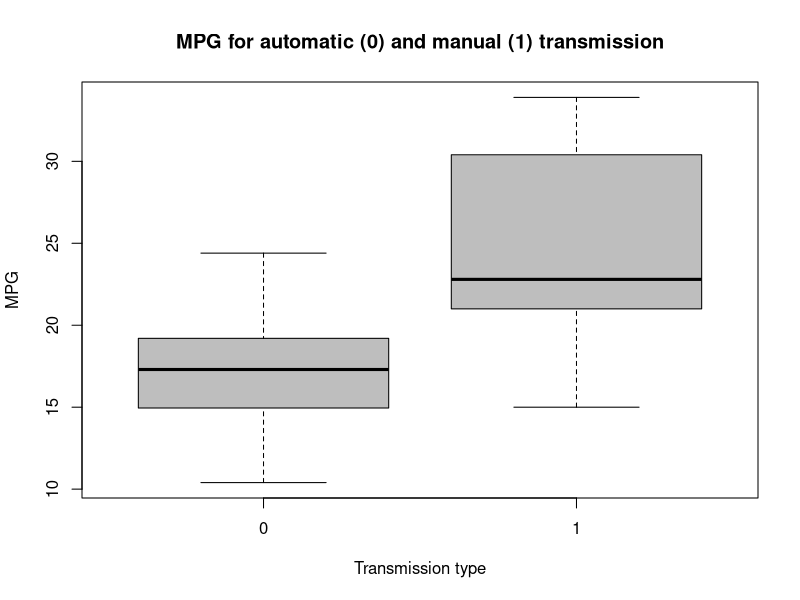
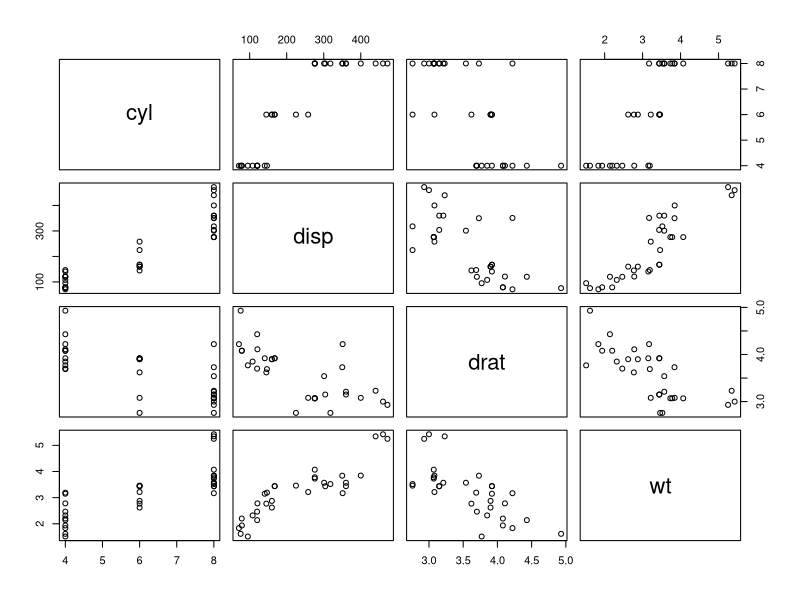
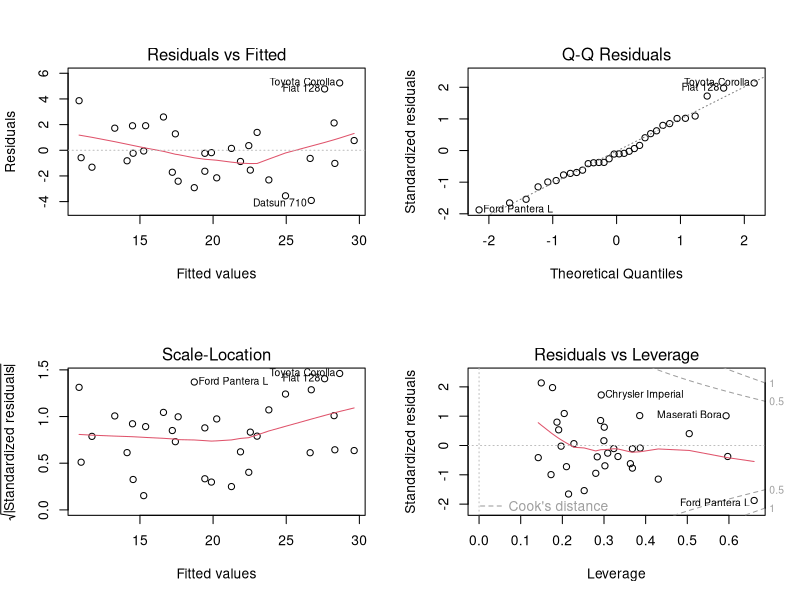
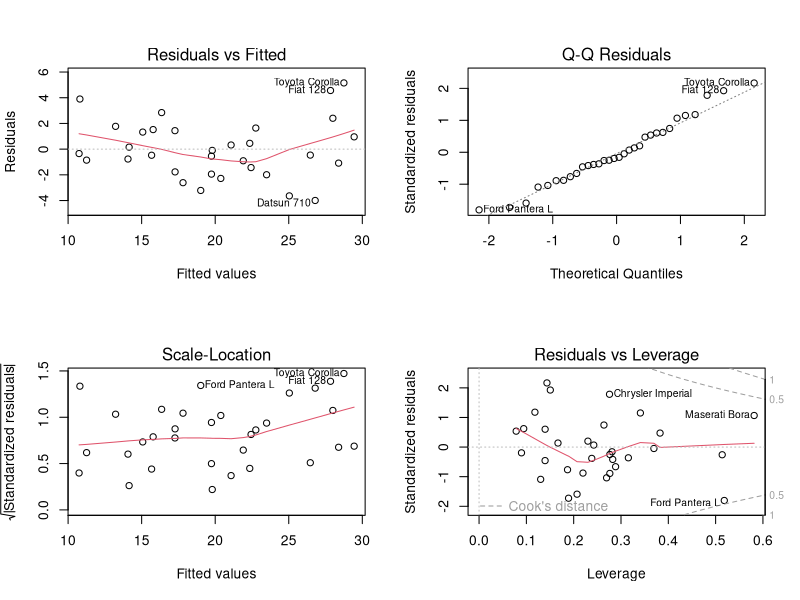

The R source for these figures, in order:
## ---- chunk 1
cor(mtcars)[,1]
## ---- chunk 2
fitfull <- lm(mpg ~ cyl + disp + hp + drat + wt + vs + am  + gear + carb,
              data = mtcars)
summary(fitfull)
# All insignificant probably due to correlations of the predictors
## ---- chunk 3
library(car)
vif(fitfull)
# High VIF for: cyl, disp, drat, wt
## ---- chunk 4
fit2 <- lm(mpg ~ hp + drat + wt + vs + am  + gear + carb, data = mtcars)
summary(fit2)
vif(fit2) 
## ---- chunk 5
boxplot(mpg ~ am, data = mtcars, col = "gray", ylab = "MPG",
        xlab = "Transmission type", 
        main = "MPG for automatic (0) and manual (1) transmission")
## ---- chunk 6
pairs(mtcars[, c("cyl", "disp", "drat", "wt")])
# All highly correlated, keep only wt
## ---- chunk 7
par(mfrow = c(2,2))
plot(fitfull)
## ---- chunk 8
par(mfrow=c(2,2))
plot(fit2) # OK
